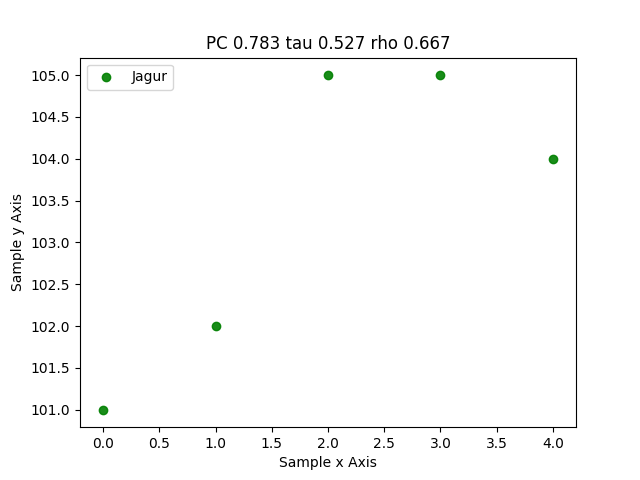

Recreate this plot in Python.
################################################################################################
#	name:	correlationexamples-00.py
#	desc:	Correlations 
#	date:	2018-07-14
#	Author:	conquistadorjd
################################################################################################
from matplotlib import pyplot as plt
import numpy as np
from scipy import stats

print('*** Program Started ***')

# x=[1,2,3,4,5]

y=[101,102,105,105,104]
x=np.arange(len(y))
pc = stats.pearsonr(x,y)
print(pc)
tau = stats.kendalltau(x,y)
print(tau)
rho = stats.spearmanr(x,y)
print(rho)

plt.scatter(x,y,s=None, marker='o',color='g',edgecolors='g',alpha=0.9,label="Jagur")

# labels 
plt.xlabel('Sample x Axis')  
plt.ylabel('Sample y Axis')  
plt.title('PC '+ "{:.3f}".format(pc[0]) + ' tau ' + "{:.3f}".format(tau[0]) + ' rho ' + "{:.3f}".format(rho[0]))
plt.legend(loc=2)

# Saving image
plt.savefig('correlationexamples-00.png')

# In case you dont want to save image but just displya it
plt.show()

print('*** Program ended ***')